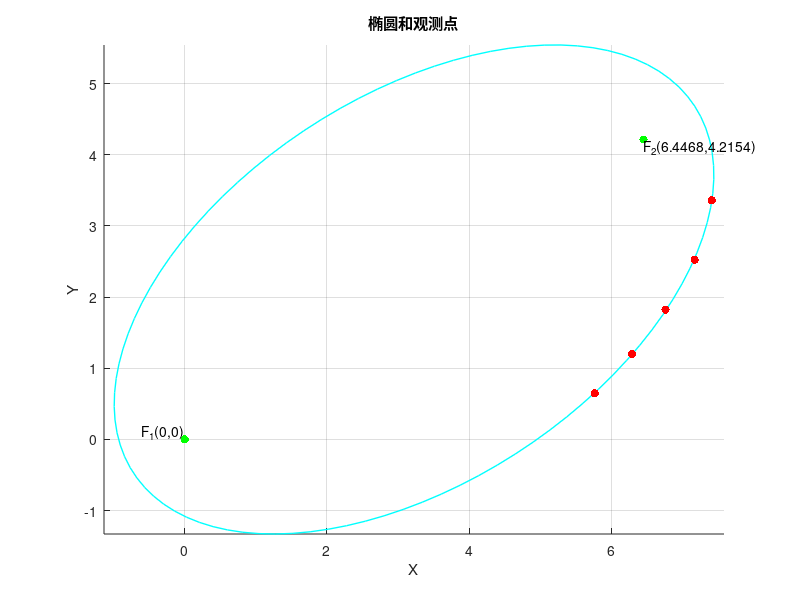

This figure's MATLAB source:
clear;clc
% 观测点数据
x_data = [5.764, 6.286, 6.759, 7.168, 7.408];
y_data = [0.648, 1.202, 1.823, 2.526, 3.360];

% 定义非线性方程，anss = [c_x, c_y, a]
fun = @(anss) arrayfun(@(x, y) sqrt(x.^2 + y.^2) + sqrt((x - anss(1)).^2 + (y - anss(2)).^2) - 2*anss(3), ...
    x_data, y_data);

% 初始猜测 [c_x, c_y, a]
init_guess = [1, 1, 5]; % 修改初始猜测，确保符合可能的焦点位置和长半轴长度

% 使用 fsolve 求解
ans_sol = fsolve(fun, init_guess);

% 输出解
c_x = ans_sol(1);  % 第二焦点的 x 坐标
c_y = ans_sol(2);  % 第二焦点的 y 坐标
a = ans_sol(3);    % 长半轴长度

disp(['第二焦点坐标: (', num2str(c_x), ', ', num2str(c_y), ')']);
disp(['长半轴长度 a = ', num2str(a)]);

% 计算短半轴长度 b
c = sqrt(c_x.^2 + c_y.^2)/2;  % 焦点到原点的距离
b = sqrt(a.^2 - c.^2);  % 根据椭圆的几何关系计算短半轴 b
cx = c_x/2;
cy = c_y/2;
% 绘制椭圆
t = linspace(0, 2*pi, 100);  % 角度范围
t2 = atan(ans_sol(2)/ans_sol(1));
x_ellipse = cx + a * cos(t)*cos(t2)-b*sin(t)*sin(t2);  % 椭圆的 x 坐标
y_ellipse = cy+ a*cos(t)*sin(t2)+b*sin(t)*cos(t2);  % 椭圆的 y 坐标

% 绘制结果
figure;
hold on;
plot(x_ellipse, y_ellipse, 'c', 'LineWidth', 1);  % 绘制椭圆

scatter(x_data, y_data, 'r', 'filled');  % 绘制观测点
scatter([0, c_x], [0, c_y], 'g', 'filled');  % 绘制两个焦点
title('椭圆和观测点');
xlabel('X');
ylabel('Y');
axis equal;
grid on;

% 标记焦点位置
text(0, 0, 'F_1(0,0)', 'VerticalAlignment', 'bottom', 'HorizontalAlignment', 'right');
text(c_x, c_y, ['F_2(', num2str(c_x), ',', num2str(c_y), ')'], 'VerticalAlignment', 'top', 'HorizontalAlignment', 'left');
